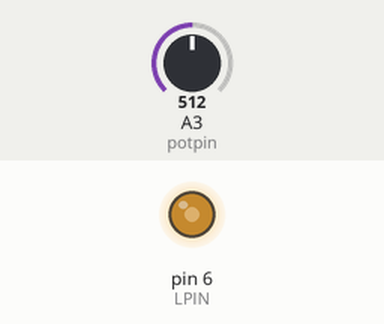
Recording of a sketch running on a simulated Arduino Uno, built with avr-gcc and run on an emulated ATmega328P. On the bench: output pins drawn as LEDs (lit = HIGH). The inputs (shaded band) are chosen by the test bench; at power-on: A3 (potpin) = 512.

Above: at 1.2 s.
1.3 s: A3 (potpin) set to 716
At 1.7 s:
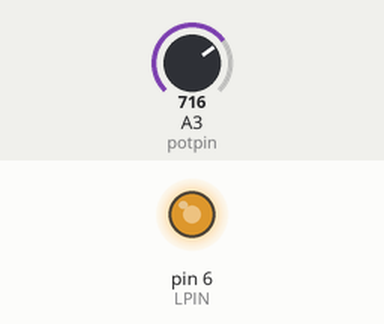
2.8 s: A3 (potpin) set to 900
At 4.0 s:
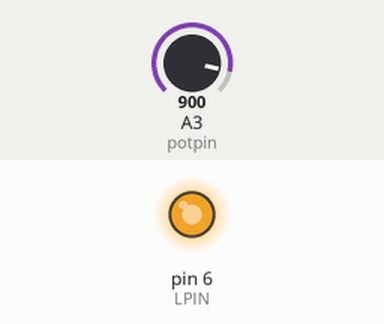
4.3 s: A3 (potpin) set to 122
At 5.2 s:
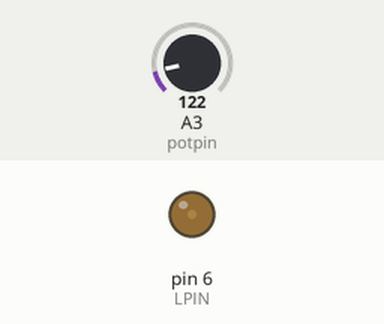
5.8 s: A3 (potpin) set to 0
At 6.3 s:
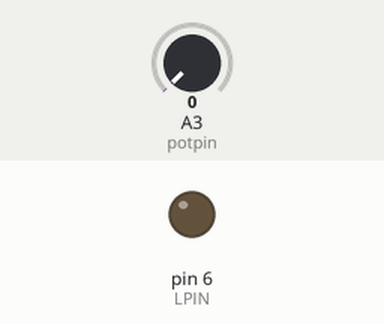
7.3 s: A3 (potpin) set to 511
At 8.7 s:
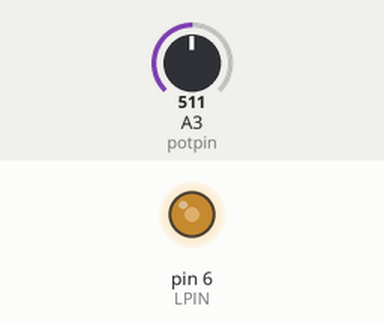
Timing chart, 0 to 9.8 s (numbered marks = the images above; inputs shaded):
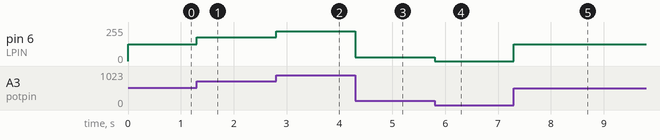

The sketch:

arduino_9_led_dim_using_potentiometer1.ino
```cpp
// C++ code
//
int potpin = A3;
int LPIN = 6;
int potval;
float V;


void setup()
{
  pinMode(potpin, INPUT);
  pinMode(LPIN,OUTPUT);
  Serial.begin(9600);
}

void loop()
{
  potval = analogRead(potpin);
  V = (255./1023.)*potval;
  analogWrite(LPIN,V);


}
```

Measured:
- after the input at 1.3 s, pin 6 (LPIN): 127/255 → 178/255 at once
- after the input at 2.8 s, pin 6 (LPIN): 178/255 → 224/255 at once
- after the input at 4.3 s, pin 6 (LPIN): 224/255 → 30/255 at once
- after the input at 5.8 s, pin 6 (LPIN): 30/255 → 0/255 at once
- after the input at 7.3 s, pin 6 (LPIN): 0/255 → 127/255 at once
